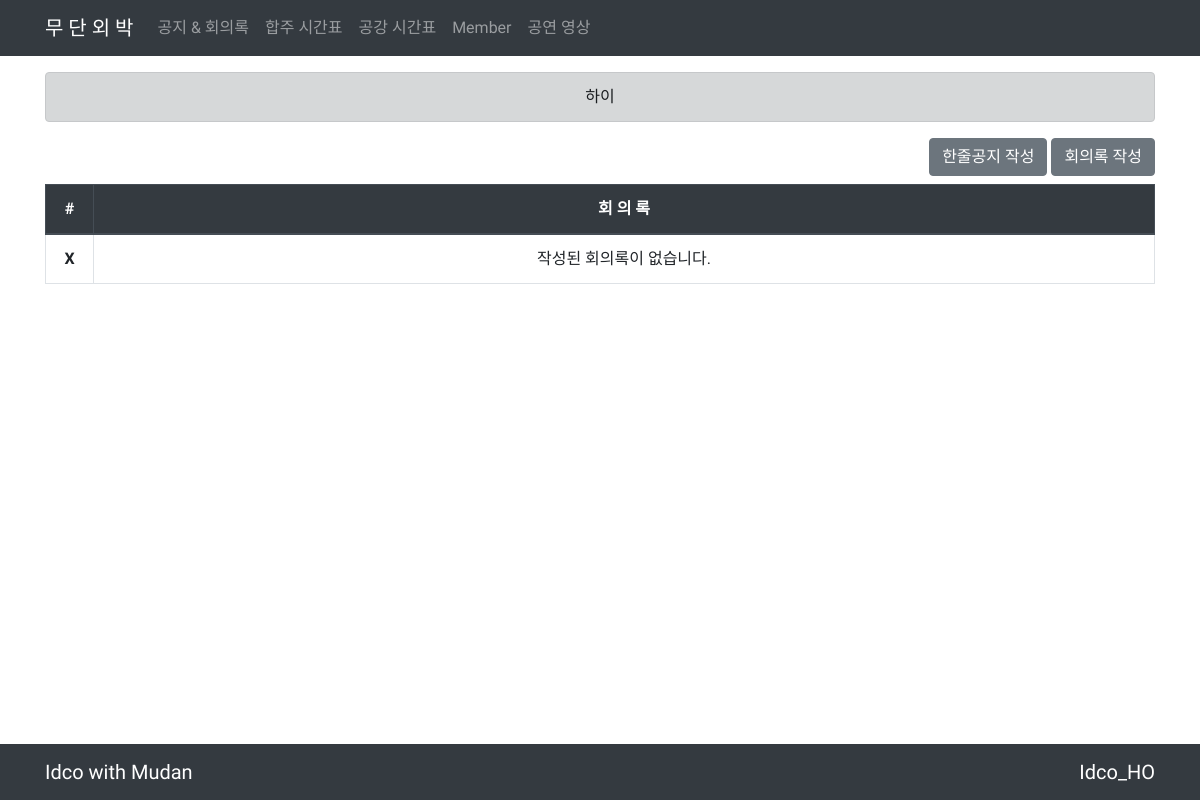
The app's page /, older data.
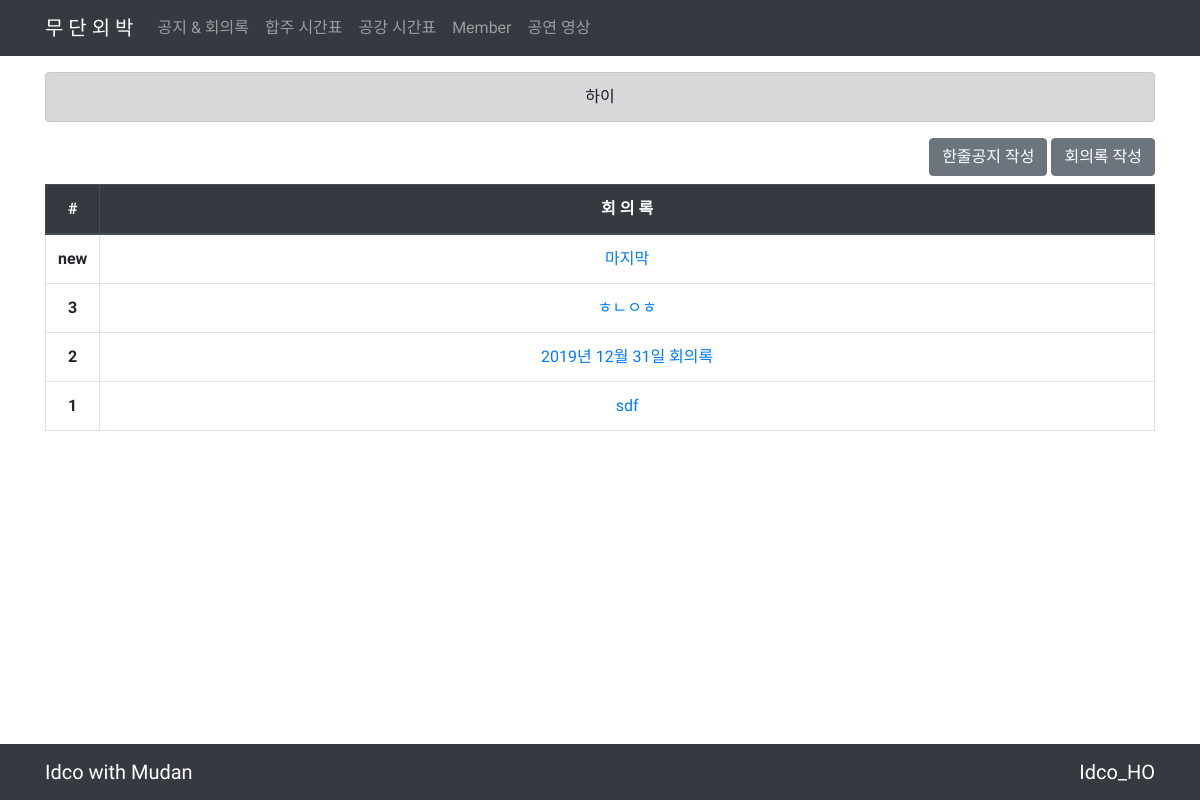
The same page, newer data.
### notices/models.py (models this page shows)
class Onenotice(models.Model):
    content = models.TextField()

class Notice(models.Model):
    title = models.CharField(max_length=20)
    name = models.CharField(max_length=10)
    content = models.TextField()

### notices/views.py (the view)
# urls.py: path('', views.list, name='list'),
def list(request):
    notices = Notice.objects.all().order_by('-pk')
    onenotice = get_object_or_404(Onenotice, pk=1)
    context = {'notices':notices, 'onenotice':onenotice}
    return render(request, 'notices/list.html', context)

### notices/templates/notices/list.html (shortened to what this page needs)
{% extends 'base.html' %}
{% block body %}
<div class="container">
    <div class="d-flex flex-row-reverse">
        <a href="{% url 'notices:create' %}" class="btn btn-secondary">회의록 작성</a>
        <button type="button" class="btn btn-secondary mr-1" data-toggle="modal" data-target="#onenotice">
          한줄공지 작성
        </button>
    </div>
    <table class="table table-hover table-bordered text-center mt-2">
        <thead class="thead-dark">
            <tr>
            <th scope="col" style="width: 3rem;">#</th>
            <th scope="col" >회 의 록</th>
            </tr>
        </thead>
        <tbody>
            {% if notices %}
            {% for notice in notices %}
            <tr>
            <th scope="row">{% if forloop.counter == forloop.first %}new{% else %}{{ forloop.revcounter }}{% endif %}</th>
            <td><a href="{% url 'notices:detail' notice.pk %}">{{ notice.title }}</a></td>
            </tr>
            {% endfor %}
            {% else %}
            <tr>
                <th>
                    X
                </th>
                <td>
                    작성된 회의록이 없습니다.
                </td>
            </tr>
            {% endif %}
        </tbody>
    </table>
</div>
{% endblock %}

### mudan_web/templates/base.html (shortened to what this page needs)
<!DOCTYPE html>
<html lang="en">
<head>
    <link rel="stylesheet" href="https://stackpath.bootstrapcdn.com/bootstrap/4.3.1/css/bootstrap.min.css">
    <link rel="stylesheet" href="https://use.fontawesome.com/releases/v5.8.2/css/all.css">
</head>
<body>
    <nav class="sticky-top navbar navbar-dark bg-dark navbar-expand-lg navbar-light bg-light mb-3">
        <div class="container">
            <a class="navbar-brand" href="#">무 단 외 박</a>
            <div class="collapse navbar-collapse" id="navbarNavAltMarkup">
                <div class="navbar-nav">
                <a class="nav-item nav-link {% if request.path == '/notices/' %}active{% endif %}" href="{% url 'notices:list' %}">공지 & 회의록</a>
                <a class="nav-item nav-link {% if request.path == '/worktimes/'%}active{% endif %}" href="{% url 'worktimes:list' %}">합주 시간표</a>
                <a class="nav-item nav-link {% if request.path == '/freetimes/'%}active{% endif %}" href="{% url 'freetimes:list' %}">공강 시간표</a>
                <a class="nav-item nav-link {% if request.path == '/members/'%}active{% endif %}" href="{% url 'members:list' %}">Member</a>
                <a class="nav-item nav-link {% if request.path == '/videos/'%}active{% endif %}" href="{% url 'videos:list' %}">공연 영상</a>
            </div>
        </div>
    </nav>
    <div class="container">
        <div class="alert alert-dark text-center" role="alert">
            {{ onenotice.content }}
        </div>
    </div>
    {% block body %}
    {% endblock %}
    <div class="mb-5 pb-5"></div>
    <div class="fixed-bottom">
        <nav class="navbar navbar-dark bg-dark">
            <div class="container">
                <div class="navbar-brand">Idco with Mudan</div>
                <div class="navbar-brand mr-0">Idco_HO</div>
            </div>
        </nav>
    </div>
</body>
</html>

### mudan_web/templates/base.html (style rules this page uses)
body { font-family: 'Sunflower', 'Open Sans', 'Noto Sans TC', 'Noto Sans JP', sans-serif; white-space: normal; }

Row changes from the older to the newer data that the page shows:
added Notice: shows "new", title "마지막"
added Notice: title "ㅎㄴㅇㅎ"
added Notice: title "2019년 12월 31일 회의록"
added Notice: title "sdf"
Text that changed along with them:
text no longer shown: "X 작성된 회의록이 없습니다."
